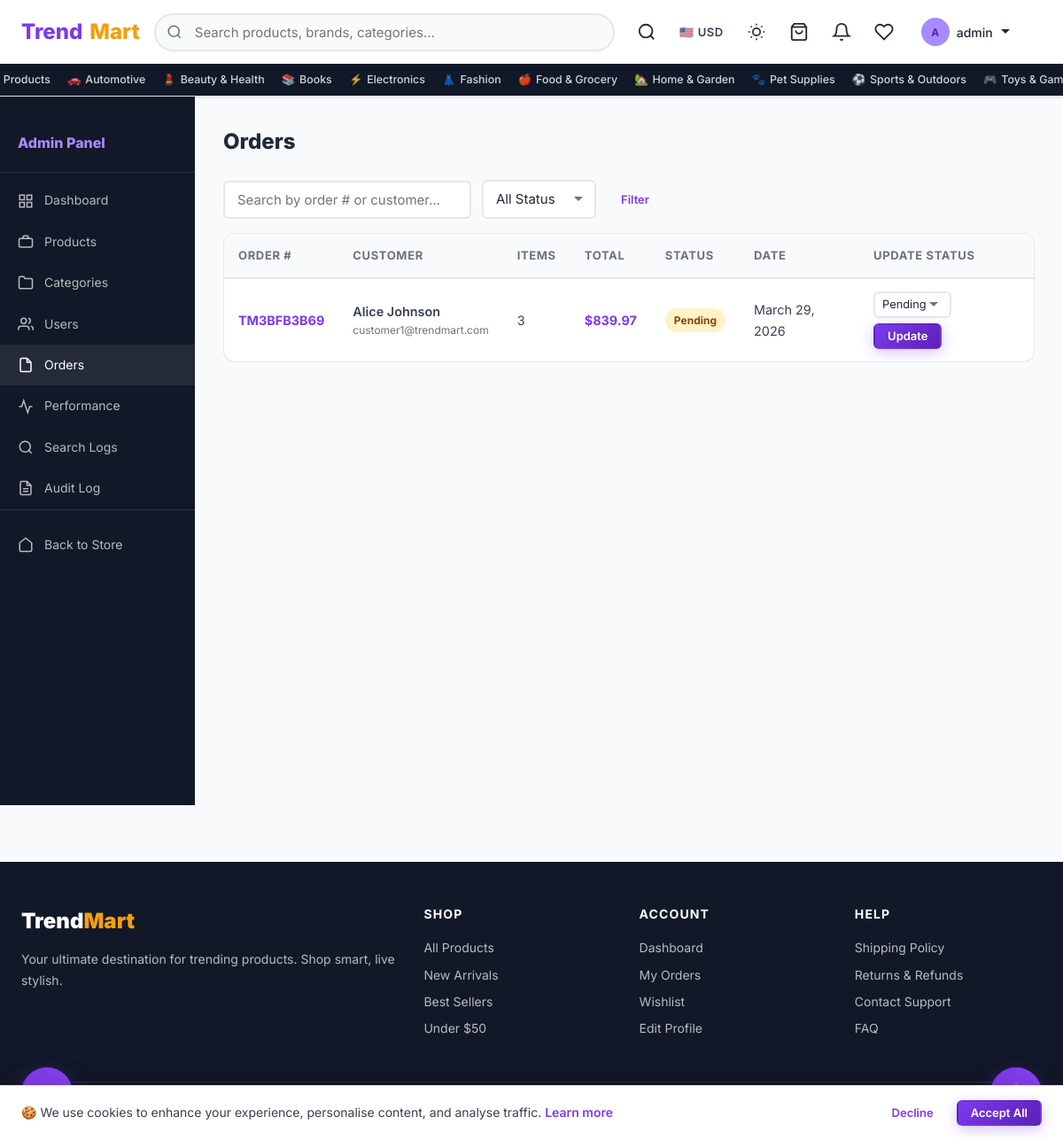
/admin-panel/orders/ (signed in), run on an earlier commit of the app's database.
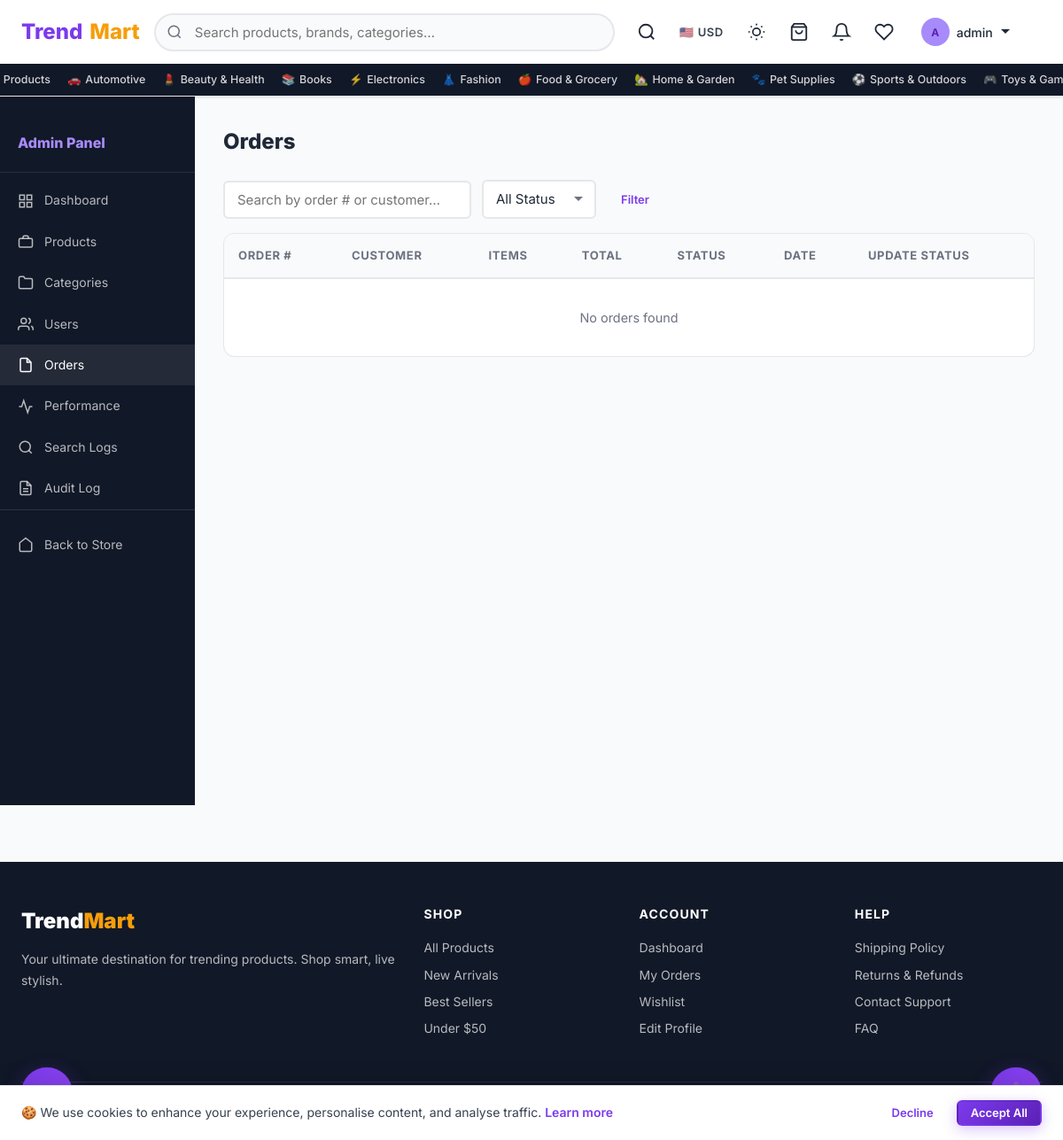
And on a later commit of the database.
### shop/models.py (models this page shows, shortened)
class Category(models.Model):
    name = models.CharField(max_length=200)
    slug = models.SlugField(unique=True, blank=True)
    parent = models.ForeignKey(
        'self', null=True, blank=True, on_delete=models.CASCADE, related_name='children'
    )
    description = models.TextField(blank=True)
    icon = models.CharField(max_length=100, blank=True, help_text="Emoji or CSS icon class")
    image = models.ImageField(upload_to='categories/', blank=True, null=True)
    is_active = models.BooleanField(default=True)
    order = models.PositiveIntegerField(default=0)
    class Meta:
        verbose_name_plural = "Categories"
        ordering = ['order', 'name']

class Order(models.Model):
    STATUS_CHOICES = [
        ('pending', 'Pending'),         # Just placed, awaiting processing
        ('processing', 'Processing'),   # Being prepared / packed
        ('shipped', 'Shipped'),         # Dispatched to courier
        ('delivered', 'Delivered'),     # Received by the customer
        ('cancelled', 'Cancelled'),     # Cancelled by user or admin
    ]
    user = models.ForeignKey(
        User, on_delete=models.SET_NULL, null=True, blank=True, related_name='orders'
    )
    status = models.CharField(max_length=20, choices=STATUS_CHOICES, default='pending')
    full_name = models.CharField(max_length=200)
    email = models.EmailField()
    phone = models.CharField(max_length=20, blank=True)
    address = models.TextField()
    city = models.CharField(max_length=100, blank=True)
    country = models.CharField(max_length=100, blank=True)
    postal_code = models.CharField(max_length=20, blank=True)
    notes = models.TextField(blank=True)
    total_amount = models.DecimalField(max_digits=10, decimal_places=2, default=0)
    order_number = models.CharField(max_length=20, unique=True, blank=True)
    created_at = models.DateTimeField(auto_now_add=True)
    updated_at = models.DateTimeField(auto_now=True)
    class Meta:
        ordering = ['-created_at']
        indexes = [models.Index(fields=['user', '-created_at'])]

### shop/views.py (the view)
# urls.py: path('admin-panel/orders/', views.admin_orders, name='admin_orders'),
@admin_required
def admin_orders(request):
    orders = Order.objects.select_related('user').prefetch_related('items').all()
    query = request.GET.get('q', '')
    status_filter = request.GET.get('status', '')
    if query:
        orders = orders.filter(Q(order_number__icontains=query) | Q(full_name__icontains=query) | Q(email__icontains=query))
    if status_filter:
        orders = orders.filter(status=status_filter)
    paginator = Paginator(orders, 20)
    page = paginator.get_page(request.GET.get('page', 1))
    return render(request, 'shop/admin_panel/orders.html', {
        'orders': page, 'query': query, 'status_filter': status_filter
    })

### templates/shop/admin_panel/orders.html (shortened to what this page needs)
{% extends "shop/admin_panel/base_admin.html" %}
{% block admin_content %}
<div class="admin-content-header">
  <h1 class="admin-page-title">Orders</h1>
</div>
<form method="get" class="admin-filter-bar" aria-label="Filter orders">
  <input type="search" name="q" class="form-control" placeholder="Search by order # or customer…" value="{{ query }}" style="max-width:280px" aria-label="Search">
  <select name="status" class="form-control" style="width:auto" onchange="this.form.submit()" aria-label="Filter by status">
    <option value="">All Status</option>
  </select>
  <button type="submit" class="btn btn-ghost btn-sm">Filter</button>
</form>
<div class="card" style="padding:0;overflow:hidden;margin-top:1rem">
  <div style="overflow-x:auto">
    <table class="admin-table" role="table" aria-label="All orders">
      <thead>
        <tr>
          <th scope="col">Order #</th>
          <th scope="col">Customer</th>
          <th scope="col">Items</th>
          <th scope="col">Total</th>
          <th scope="col">Status</th>
          <th scope="col">Date</th>
          <th scope="col">Update Status</th>
        </tr>
      </thead>
      <tbody>
        {% for order in orders %}
        <tr>
          <td data-label="Order #">
            <a href="{% url 'shop:order_detail' order.order_number %}" class="text-primary font-bold">{{ order.order_number }}</a>
          </td>
          <td data-label="Customer">
            <div style="font-weight:600">{{ order.full_name }}</div>
            <div style="font-size:.75rem;color:var(--text-light)">{{ order.email }}</div>
          </td>
          <td data-label="Items">{{ order.items.count }}</td>
          <td data-label="Total"><strong style="color:var(--primary)">${{ order.total_amount }}</strong></td>
          <td data-label="Status"><span class="status-badge status-{{ order.status }}">{{ order.get_status_display }}</span></td>
          <td data-label="Date">{{ order.created_at|date:"N j, Y" }}</td>
          <td data-label="Update">
            <form method="post" action="{% url 'shop:admin_order_status' order.order_number %}" style="display:flex;gap:.375rem;align-items:center;flex-wrap:wrap">
              <select name="status" class="form-control" style="width:auto;padding:.25rem .5rem;font-size:.8rem" aria-label="Change status for order {{ order.order_number }}">
                <option value="pending" {% if order.status == 'pending' %}selected{% endif %}>Pending</option>
              </select>
              <button type="submit" class="btn btn-sm btn-primary">Update</button>
            </form>
          </td>
        </tr>
        {% empty %}
        <tr><td colspan="7" style="text-align:center;padding:2rem;color:var(--text-light)">No orders found</td></tr>
        {% endfor %}
      </tbody>
    </table>
  </div>
</div>
{% endblock %}

### templates/shop/base.html (shortened to what this page needs)
{% load static %}
<!DOCTYPE html>
<html lang="en">
<head>
  <link rel="stylesheet" href="{% static 'css/main.css' %}?v=21">
</head>
<body>
<header>
  <nav class="navbar" role="navigation" aria-label="Main navigation">
    <div class="navbar-inner">
      <a href="{% url 'shop:home' %}" class="navbar-brand" aria-label="TrendMart Home">
        Trend<span>Mart</span>
      </a>
      <div class="navbar-search" id="navbar-search" role="search">
        <form action="{% url 'shop:search' %}" method="get">
          <input type="search" name="q" id="search-input" value="{{ request.GET.q }}"
                 placeholder="Search products, brands, categories…"
                 autocomplete="off" aria-label="Search products">
        </form>
      </div>
      <div class="navbar-actions">
        <button id="mobile-search-btn" class="nav-icon-btn" aria-label="Search" aria-expanded="false">
          <svg viewBox="0 0 24 24" fill="none" stroke="currentColor" stroke-width="2"><circle cx="11" cy="11" r="8"/><path d="m21 21-4.35-4.35"/></svg>
        </button>
        <div class="currency-selector" title="Select currency">
          <button class="currency-btn" id="currency-btn" aria-label="Currency selector" aria-haspopup="listbox">
            <span id="currency-flag">🇺🇸</span>
            <span id="currency-code">USD</span>
          </button>
        </div>
        <button id="dark-mode-toggle" class="dark-mode-btn" aria-label="Toggle dark mode" aria-pressed="false" title="Toggle dark mode">
        </button>
        <a href="{% url 'shop:cart' %}" class="nav-icon-btn" id="nav-cart-btn" aria-label="Cart ({{ cart_count }} items)">
          <svg viewBox="0 0 24 24" fill="none" stroke="currentColor" stroke-width="2" aria-hidden="true"><path d="M6 2L3 6v14a2 2 0 002 2h14a2 2 0 002-2V6l-3-4z"/><line x1="3" y1="6" x2="21" y2="6"/><path d="M16 10a4 4 0 01-8 0"/></svg>
        </a>
        {% if user.is_authenticated %}
          <div class="nav-bell-wrap">
            <a href="{% url 'shop:notification_list' %}" class="nav-icon-btn" id="notif-bell-btn" aria-label="Notifications">
              <svg viewBox="0 0 24 24" fill="none" stroke="currentColor" stroke-width="2" aria-hidden="true"><path d="M18 8A6 6 0 006 8c0 7-3 9-3 9h18s-3-2-3-9"/><path d="M13.73 21a2 2 0 01-3.46 0"/></svg>
            </a>
          </div>
          <a href="{% url 'shop:wishlist' %}" class="nav-icon-btn" aria-label="Wishlist">
            <svg viewBox="0 0 24 24" fill="none" stroke="currentColor" stroke-width="2" aria-hidden="true"><path d="M20.84 4.61a5.5 5.5 0 00-7.78 0L12 5.67l-1.06-1.06a5.5 5.5 0 00-7.78 7.78L12 21.23l8.84-8.84a5.5 5.5 0 000-7.78z"/></svg>
          </a>
          <div class="user-menu">
            <button class="user-menu-toggle" data-dropdown="user-menu-dropdown"
                    aria-haspopup="true" aria-expanded="false" aria-controls="user-menu-dropdown">
              <div class="user-avatar-sm" aria-hidden="true">{{ user.first_name|first|upper|default:user.username|first|upper }}</div>
              <span>{{ user.first_name|default:user.username }}</span>
              <svg width="12" height="12" viewBox="0 0 12 12" aria-hidden="true"><path fill="currentColor" d="M6 8L1 3h10z"/></svg>
            </button>
          </div>
        {% else %}
          <a href="{% url 'shop:login' %}" class="btn btn-ghost btn-sm">Login</a>
          <a href="{% url 'shop:register' %}" class="btn btn-primary btn-sm">Sign Up</a>
        {% endif %}
      </div>
    </div>
    <div class="nav-categories" role="navigation" aria-label="Category navigation">
      <div class="nav-categories-inner">
        <a href="{% url 'shop:product_list' %}" class="nav-cat-link">All Products</a>
        {% for cat in root_categories %}
          <a href="{% url 'shop:category' cat.slug %}" class="nav-cat-link">
            {% if cat.icon %}<span aria-hidden="true">{{ cat.icon }}</span>{% endif %}
            {{ cat.name }}
          </a>
        {% endfor %}
      </div>
    </div>
  </nav>
</header>
<main id="main-content" tabindex="-1">
  {% block content %}{% endblock %}
</main>
<footer class="footer" role="contentinfo">
  <div class="container">
    <div class="footer-grid">
      <div>
        <div class="footer-brand">Trend<span>Mart</span></div>
        <p class="footer-desc">Your ultimate destination for trending products. Shop smart, live stylish.</p>
      </div>
      <div>
        <div class="footer-col-title">Shop</div>
        <a href="{% url 'shop:product_list' %}" class="footer-link">All Products</a>
        <a href="{% url 'shop:product_list' %}?sort=newest" class="footer-link">New Arrivals</a>
        <a href="{% url 'shop:product_list' %}?sort=popular" class="footer-link">Best Sellers</a>
        <a href="{% url 'shop:product_list' %}?min_price=0&max_price=50" class="footer-link">Under $50</a>
      </div>
      <div>
        <div class="footer-col-title">Account</div>
        {% if user.is_authenticated %}
          <a href="{% url 'shop:dashboard' %}" class="footer-link">Dashboard</a>
          <a href="{% url 'shop:order_list' %}" class="footer-link">My Orders</a>
          <a href="{% url 'shop:wishlist' %}" class="footer-link">Wishlist</a>
          <a href="{% url 'shop:profile' %}" class="footer-link">Edit Profile</a>
        {% else %}
          <a href="{% url 'shop:login' %}" class="footer-link">Login</a>
          <a href="{% url 'shop:register' %}" class="footer-link">Register</a>
          <a href="{% url 'shop:register' %}?role=retailer" class="footer-link">Sell on TrendMart</a>
        {% endif %}
      </div>
      <div>
        <div class="footer-col-title">Help</div>
        <a href="{% url 'shop:shipping_policy' %}" class="footer-link">Shipping Policy</a>
        <a href="{% url 'shop:returns_refunds' %}" class="footer-link">Returns &amp; Refunds</a>
        <a href="{% url 'shop:contact_support' %}" class="footer-link">Contact Support</a>
        <a href="{% url 'shop:faq' %}" class="footer-link">FAQ</a>
      </div>
    </div>
    <div class="footer-bottom">
      <span>&copy; 2026 TrendMart. Developed by George Papasotiriou. All rights reserved.</span>
      <span>Made with ❤️ for great shopping experiences</span>
    </div>
  </div>
</footer>
<div class="ai-chat-widget" role="complementary" aria-label="AI Shopping Assistant">
  <button id="ai-chat-trigger" class="ai-chat-trigger" aria-expanded="false" aria-controls="ai-chat-panel" aria-label="Open AI shopping assistant">
  </button>
</div>
<div class="a11y-hub" id="a11y-hub" role="region" aria-label="Accessibility tools">
  <button class="a11y-main-btn" id="a11y-main-btn" aria-label="Toggle accessibility menu" aria-expanded="false" aria-controls="a11y-options">
  </button>
</div>
<div id="cookie-banner" class="cookie-banner" role="dialog" aria-label="Cookie consent" aria-live="polite">
  <p class="cookie-banner-text">
    🍪 We use cookies to enhance your experience, personalise content, and analyse traffic.
    <a href="#" style="color:var(--primary);font-weight:600">Learn more</a>
  </p>
  <div class="cookie-banner-actions">
    <button id="cookie-decline" class="btn btn-ghost btn-sm">Decline</button>
    <button id="cookie-accept" class="btn btn-primary btn-sm">Accept All</button>
  </div>
</div>
</body>
</html>

What changed in the data, as far as the page shows it:
removed Order: order_number "TM3BFB3B69", full_name "Alice Johnson", email "customer1@trendmart.com", items.count "3", total_amount "839.97", status "Pending", created_at "March 29, 2026"
Also different on the page:
text now shown: "No orders found"
